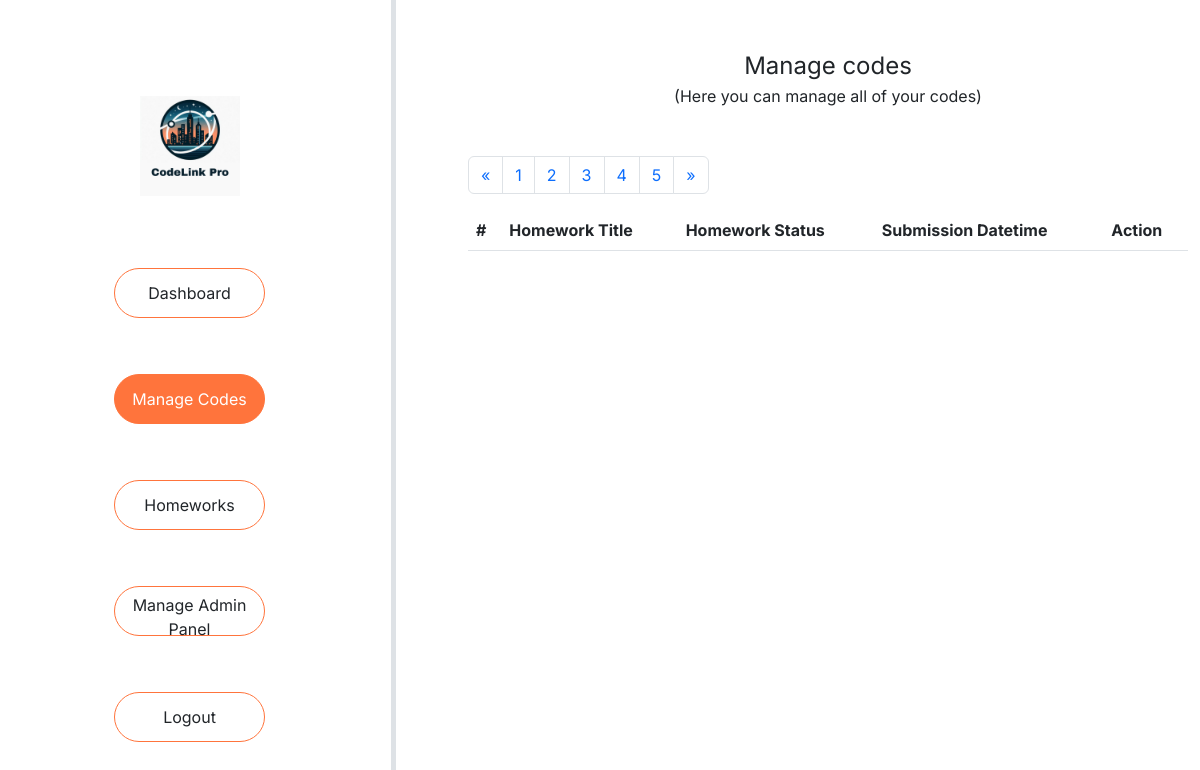
/manage_codes (signed in), run on an earlier commit of the app's database.
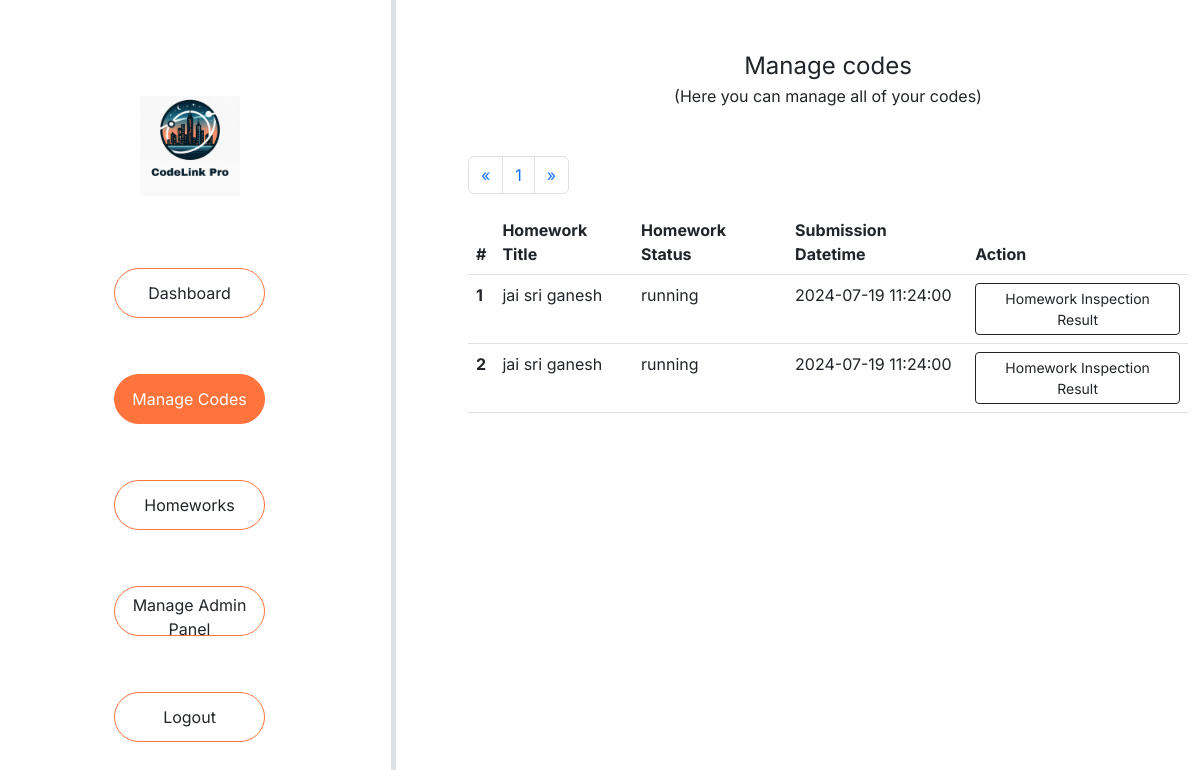
And on a later commit of the database.
### tables this page shows
CREATE TABLE `homework_submission` (
  `homework_submission_id` int(11) NOT NULL,
  `homework_id` varchar(255) NOT NULL,
  `homework_problem_id` varchar(255) NOT NULL,
  `submitted_user_id` varchar(255) NOT NULL,
  `homework_code` text NOT NULL,
  `code_language` varchar(255) NOT NULL,
  `check_submitted_homework_status` varchar(255) NOT NULL,
  `homework_inspection_result` varchar(255) NOT NULL,
  `wrong_solution_reason` text NOT NULL,
  `homework_file_name` varchar(255) NOT NULL,
  `homework_submitted_datetime` datetime NOT NULL DEFAULT current_timestamp()
);

CREATE TABLE `homeworks` (
  `homework_id` int(11) NOT NULL,
  `homework_problem_id` varchar(255) NOT NULL,
  `user_id` varchar(255) NOT NULL,
  `user_name` varchar(255) NOT NULL,
  `homework_title` varchar(255) NOT NULL,
  `problems_count` varchar(255) NOT NULL,
  `homework_file_name` varchar(255) NOT NULL,
  `homework_status` varchar(255) NOT NULL,
  `homework_submission_datetime` datetime NOT NULL,
  `datetime` datetime NOT NULL DEFAULT current_timestamp()
);

### config/config.php (called while the page is built, shortened)
<?php
class database {
    protected function connect()
    {
        $this->hostname = "localhost";
        $this->db_username = "root";
        $this->db_password = "";
        $this->db_name = "code_link_pro";
        $conn = new mysqli($this->hostname, $this->db_username, $this->db_password, $this->db_name);
        return $conn;
    }
}
?>

### models/models.php (called while the page is built, shortened)
<?php
require_once __DIR__ . '/../config/config.php';
require_once __DIR__ . '/../controllers/controllers.php';
class models extends database{
   public function make_query($sql){
      $result = $this->connect()->query($sql);
      return $result;
   }
}
?>

### views/pages/manage_codes.php (the view, shortened to what the changed rows need)
<?php
require __DIR__ . "/inc/_header.php";
$controllers->check_block_user();
$models = new models;
$results_per_page = 5;
if (!isset($_GET['page'])) {
    $page = 1;
} else {
    $page = $_GET['page'];
}
$starting_limit = ($page - 1) * $results_per_page;
?>
<main>
    <div class="main_section">
        <div class="row">
            <div class="col-md-8 col-sm-12">
                <div class="section_main_content ">
                    <div class="container m-4 p-4">
                        <div class="home_work_section">
                            <div class="container">
                                <div class="pagination_section">
                                    <nav aria-label="Page navigation example">
                                        <ul class="pagination">
                                            <?php
                                            $get_total_pages = $controllers->pagination();
                                            ?>
                                        </ul>
                                    </nav>
                                </div>
                                <div class="table-responsive">
                                    <table class="table table-hover">
                                        <thead>
                                            <tr>
                                                <th scope="col">#</th>
                                                <th scope="col">Homework Title</th>
                                                <th scope="col">Homework Status</th>
                                                <th scope="col">Submission Datetime</th>
                                                <th scope="col">Action</th>
                                            </tr>
                                        </thead>
                                        <tbody>
                                            <?php
                                            $user_id = $_SESSION['user_id'];
                                            $sql = "SELECT * FROM homeworks INNER JOIN homework_submission ON homeworks.homework_id = homework_submission.homework_id WHERE `submitted_user_id` = '$user_id'  ORDER BY `homework_submission`.`homework_submission_id` ASC LIMIT $starting_limit, $results_per_page";
                                            $result_manage_homework = $models->make_query($sql);
                                            if ($result_manage_homework) {
                                                if ($result_manage_homework->num_rows > 0) {
                                                    $manage_homework_sl_no = 1;
                                                    while ($row = $result_manage_homework->fetch_assoc()) {
                                                        echo '
                                                <tr>
                                                <th scope="row">' . $manage_homework_sl_no . '</th>
                                                <td>' . $row['homework_title'] . '</td>
                                                <td>' . $row['homework_status'] . '</td>
                                                <td>' . $row['homework_submission_datetime'] . '</td>
                                                <td>
                                                <a href="/manage_code_details?homework_id=' . $row['homework_id'] . '&homework_problem_id='. $row['homework_problem_id'] .'">
                                                <button class = "btn btn-sm btn-outline-dark">Homework Inspection Result</button>
                                                </a>
                                                </td>
                                                </tr>
                                                ';
                                                        $manage_homework_sl_no++;
                                                    }
                                                }
                                            }
                                            ?>
                                        </tbody>
                                    </table>
                                </div>
                            </div>
                        </div>
                    </div>
                </div>
            </div>
        </div>
    </div>
</main>
<?php
require __DIR__ . "/inc/_footer_script.php";
?>

### controllers/controllers.php (shortened to what the changed rows need)
<?php
require_once __DIR__ . '/../config/config.php';
require_once __DIR__ . '/../models/models.php';
class controllers extends models
{
    public function pagination()
    {
        $results_per_page = 5;
        $sql = "SELECT COUNT(*) AS total FROM homeworks";
        $result = $this->make_query($sql);
        $row = $result->fetch_assoc();
        $total_results = $row['total'];
        $total_pages = ceil($total_results / $results_per_page);
        if (!isset($_GET['page'])) {
            $page = 1;
        } else {
            $page = $_GET['page'];
        }
        $starting_limit = ($page - 1) * $results_per_page;
        for ($page = 1; $page <= $total_pages; $page++) {
            echo '
    <li class="page-item"><a class="page-link" href="?page=' . $page . '">' . $page . '</a></li>
    ';
        }
        return $total_pages;
    }
}

What changed in the data, as far as the page shows it:
added homework_submission: homework.homework_title "jai sri ganesh", homework.homework_status "running", homework.homework_submission_datetime "2024-07-19 11:24:00"
added homework_submission: homework.homework_title "jai sri ganesh", homework.homework_status "running", homework.homework_submission_datetime "2024-07-19 11:24:00"
Also different on the page:
list line gone: "2"
list line gone: "3"
list line gone: "4"
list line gone: "5"
